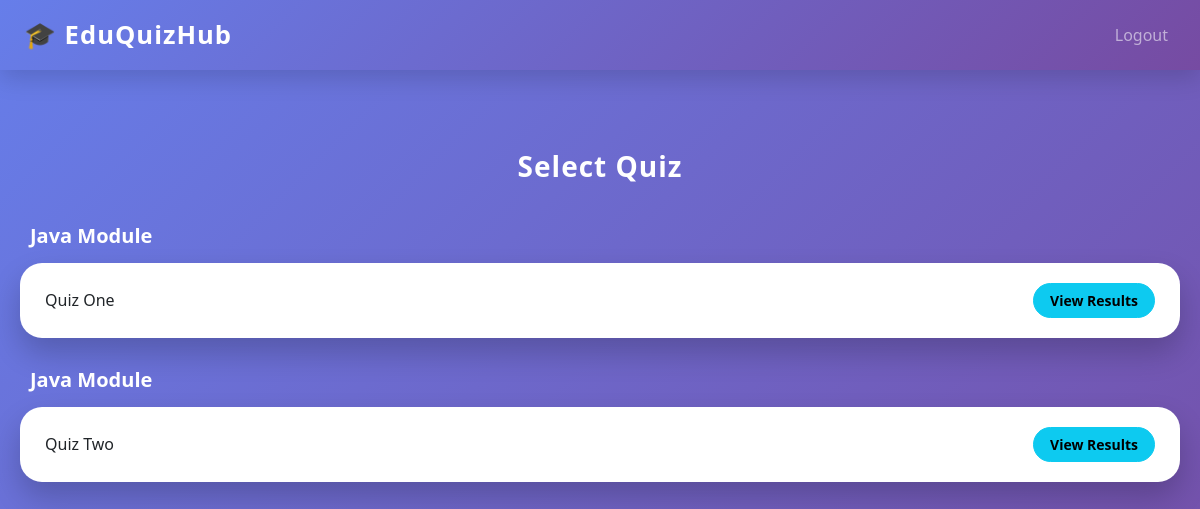
The page /admin/select-quiz-for-results (signed in) on the database its author committed.
### tables this page shows
CREATE TABLE quizzes (
    id INTEGER PRIMARY KEY AUTOINCREMENT,
    module_id INTEGER NOT NULL,
    title TEXT NOT NULL,
    time_limit INTEGER,
    is_active INTEGER DEFAULT 0,
    FOREIGN KEY (module_id) REFERENCES modules(id)
);

CREATE TABLE modules (
    id INTEGER PRIMARY KEY AUTOINCREMENT,
    name TEXT NOT NULL
);

### app.py (the view)
@app.route("/admin/select-quiz-for-results")
def select_quiz_for_results():
    if session.get("role") != "admin":
        flash("Unauthorized access", "danger")
        return redirect(url_for("login"))
    quizzes = get_quizzes_with_module_names()
    return render_template(
        "select_quiz.html",
        quizzes=quizzes,
        action="view_results"
    )

### db/db.py (called while the page is built)
def get_db_connection():
    conn = sqlite3.connect(DB_NAME)
    conn.row_factory = sqlite3.Row
    return conn

def get_quizzes_with_module_names():
    with get_db_connection() as conn:
        return conn.execute(
            """
            SELECT quizzes.*, modules.name AS module_name
            FROM quizzes
            JOIN modules ON quizzes.module_id = modules.id
            ORDER BY modules.name, quizzes.title
            """
        ).fetchall()

### templates/select_quiz.html (shortened to what this page needs)
{% extends "base.html" %}
{% block content %}
<h3>Select Quiz</h3>
{% set current_module = None %}
{% for quiz in quizzes %}
    {% if current_module != quiz.module_name %}
        {% if not loop.first %}
            </div>
        {% endif %}
        <h5>{{ quiz.module_name }}</h5>
        <div class="module-group">
        {% set current_module = quiz.module_name %}
    {% endif %}
    <div class="quiz-card">
        <span>{{ quiz.title }}</span>
        {% if action == "add_questions" %}
            <a href="{{ url_for('add_questions', quiz_id=quiz.id) }}" class="btn btn-primary btn-sm">
                Add Questions
            </a>
        {% elif action == "publish_quiz" %}
            <a href="{{ url_for('publish_quiz', quiz_id=quiz.id) }}" class="btn btn-success btn-sm">
                Publish Quiz
            </a>
        {% elif action == "view_results" %}
            <a href="{{ url_for('view_results', quiz_id=quiz.id) }}" class="btn btn-info btn-sm">
                View Results
            </a>
        {% endif %}
    </div>
    {% if loop.last %}
        </div>
    {% endif %}
{% endfor %}
{% endblock %}

### static/css/style.css (style rules this page uses)
body { background-color: #f8f9fa; }
h1, h2, h3 { color: #0d6efd; }

### templates/base.html (style rules this page uses)
html, body { width: 100%; margin: 0; padding: 0; overflow-x: hidden; font-family: "Segoe UI", sans-serif; background: #f4f6fb; }

### templates/select_quiz.html (style rules this page uses)
body { background: linear-gradient(135deg, #667eea, #764ba2); min-height: 100vh; padding: 30px 0; }
h3 { color: #fff; font-weight: 800; text-align: center; margin-bottom: 40px; letter-spacing: 1px; animation: fadeDown 0.8s ease-in-out; }
h5 { color: #fff; font-weight: 700; margin-bottom: 15px; margin-left: 10px; }
.quiz-card { background: #ffffff; border-radius: 22px; padding: 20px 25px; margin-bottom: 20px; display: flex; justify-content: space-between; align-items: center; transition: all 0.35s ease; box-shadow: 0 15px 30px rgba(0,0,0,0.2); }
.btn-sm { border-radius: 20px; font-weight: 600; padding: 6px 16px; transition: all 0.3s ease; }
.module-group { margin-bottom: 30px; }

### rows shown on the page
quizzes: module_name "Java Module", title "Quiz One"
quizzes: module_name "Java Module", title "Quiz Two"
